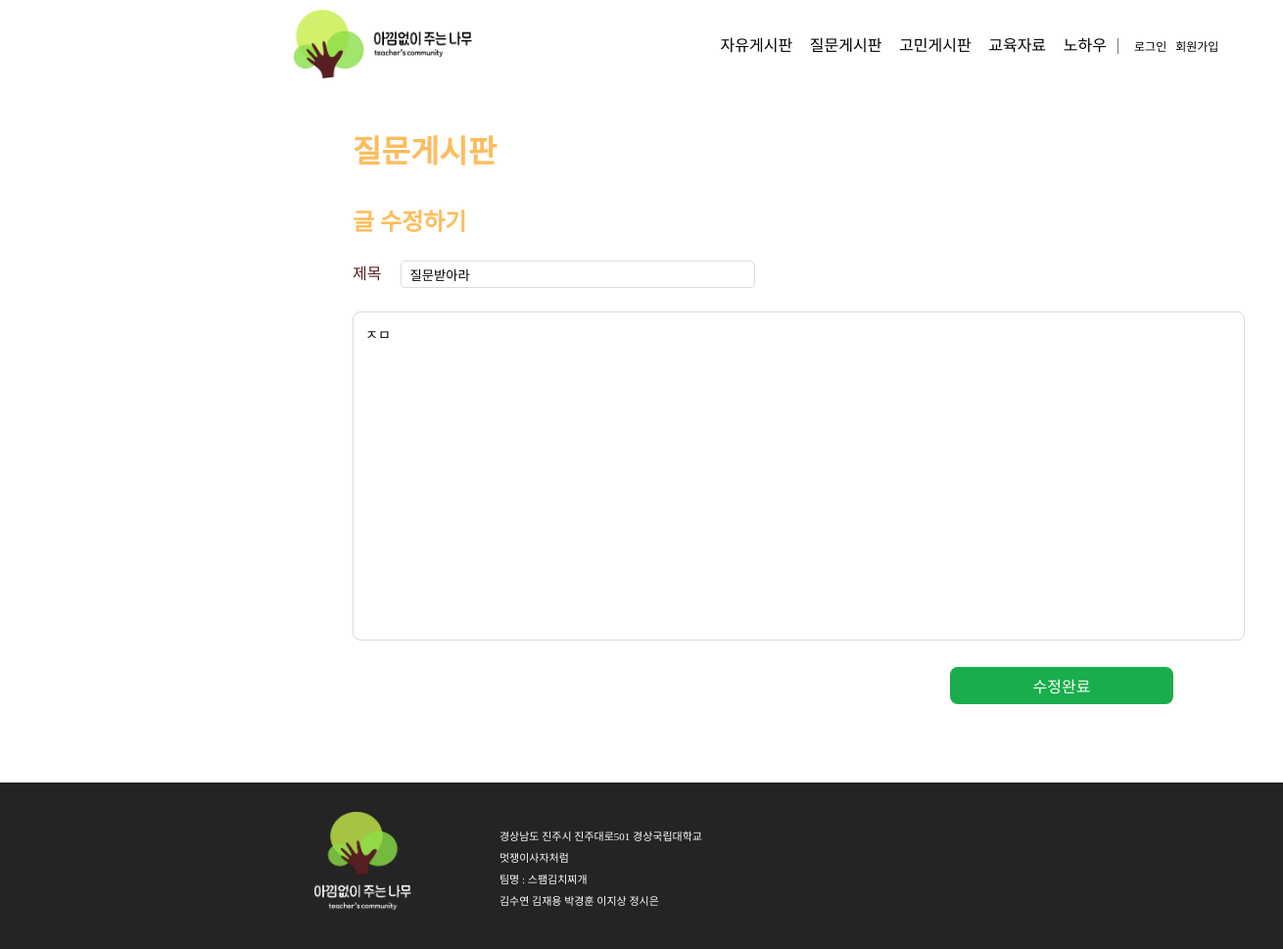
The page /update_post/2 on the database as committed earlier.
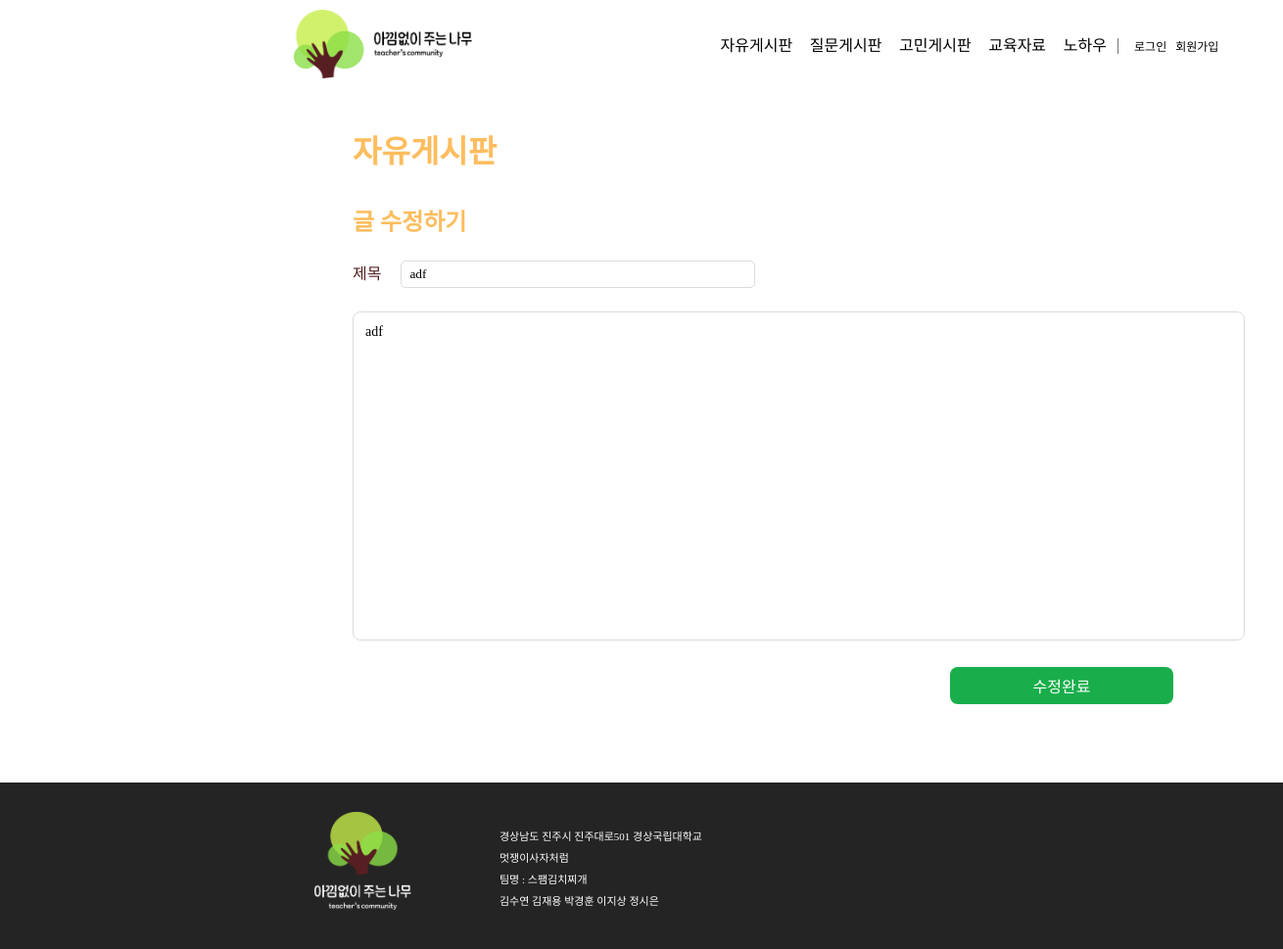
The same page on the database as committed later.
### teacher_community/models.py (models this page shows, shortened)
class Post(models.Model):
    author = models.ForeignKey(
        Teacher, related_name="post_author", on_delete=models.CASCADE
    )
    title = models.CharField(max_length=255)
    content = models.TextField()
    created_at = models.DateTimeField(auto_now_add=True)
    updated_at = models.DateTimeField(auto_now=True)
    views = models.PositiveIntegerField(default=0)  # 조회수 필드 추가
    likes_user = models.ManyToManyField(
        settings.AUTH_USER_MODEL, related_name="likes_user", blank=True
    )
    category = models.CharField(max_length=10)
    file = models.FileField(upload_to="post_files/", blank=True, null=True)  # 파일 첨부 필드
    class Meta:
        ordering = ["-created_at"]  # 최신 글이 먼저 오도록 정렬

### teacher_community/views.py (the view)
# urls.py: path("update_post/<int:post_id>", views.update_post, name="update_post"),
def update_post(request, post_id):
    post = get_object_or_404(Post, id=post_id)
    if request.method == "POST":
        post.title = request.POST['title']
        post.content = request.POST['content']
        post.updated_at = timezone.datetime.now()
        post.save()
        return redirect('/detail/' + str(post.id))
    else:
        return render(request, "update_post.html", {"post_detail": post})

### templates/update_post.html (shortened to what this page needs)
{% extends 'nav_footer.html' %}
{% load static %}
{% block content %}
<!DOCTYPE html>
<html lang="ko">
<head>
    <link rel="stylesheet" href="{% static 'css/writepage.css' %}">
</head>
<body>
    <div class="write_wrapper">
        <div class="Title">
            <h2>{{post_detail.category}}</h2>
        </div>
        <div class="Write">
            <h4>글 수정하기</h4>
        </div>
        <form action="{% url 'update_post' post_detail.id %}" method="post">
            <div class="title2">
                <dt>
                    <p class="title3">제목</p>
                    <dd><input class="titlebox" type="text" placeholder="제목입력" name="title" value="{{post_detail.title}}"></dd>
                </dt>
            </div>
            <div class="WriteForm">
                <textarea class="writeform" placeholder="글을 작성해주세요" cols="110" rows="20" name="content">{{post_detail.content}}</textarea>
            </div>
            <button><p>수정완료</p></button>
        </form>
    </div>
</body>
</html>
{% endblock %}

Rows that differ between the two databases and show on the page:
changed Post: category "질문게시판" → "자유게시판"; title "질문받아라" → "adf"; content "ㅈㅁ" → "adf"
